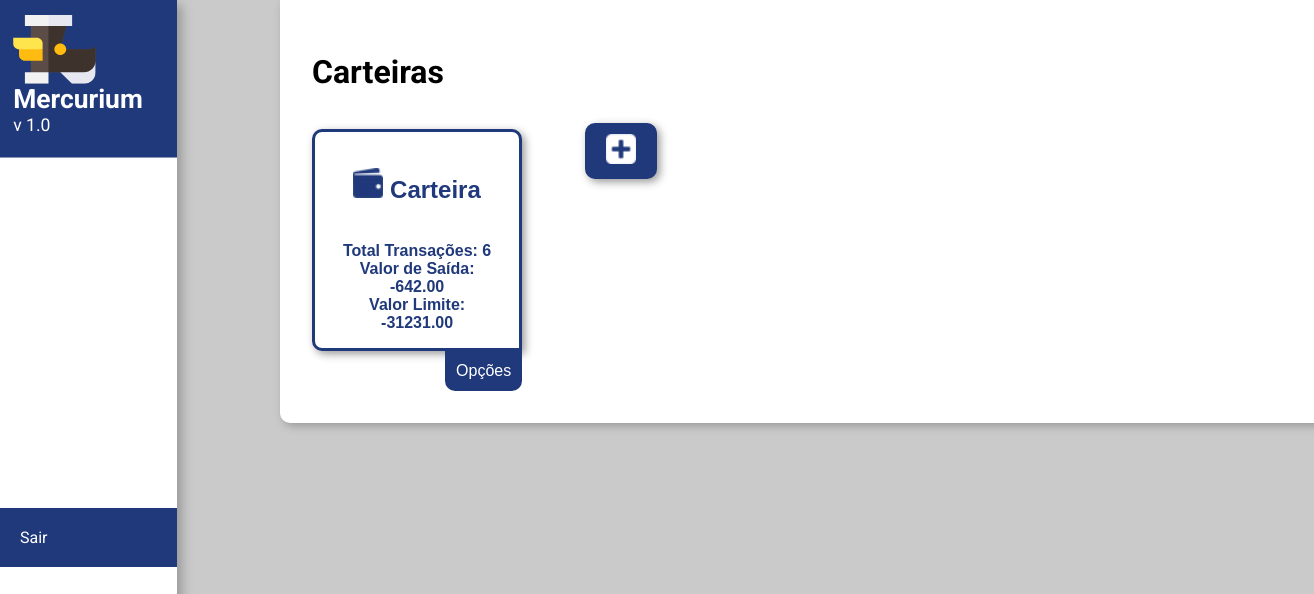
The app's page / (signed in) with its own data.
### app_mercurium/models.py (models this page shows, shortened)
class Wallet(models.Model):
    id = models.AutoField(primary_key=True)
    user = models.ForeignKey(get_user_model(), on_delete=models.CASCADE)
    name = models.CharField('Nome Carteira', max_length=100)
    limit = models.DecimalField('Limite', max_digits=8, decimal_places=2)
    def left_value(self):
        items_list = Item.objects.filter(wallet__pk=self.id, status=True, type_item='Despesa')
        total = 0
        for item in items_list:
            total += item.value
        return total
    def transactions(self):
        items_list = Item.objects.filter(wallet__pk=self.id)
        return len(items_list)

class Item(models.Model):
    id = models.AutoField(primary_key=True)
    wallet = models.ForeignKey(Wallet, on_delete=models.CASCADE)
    description = models.CharField('Descrição', max_length=100)
    value = models.DecimalField('Valor', max_digits=8, decimal_places=2)
    original_value = models.DecimalField('Valor original', max_digits=8, decimal_places=2, blank=True)
    CHOICE_TYPE = (
        ('Receita', 'Receita'),
        ('Despesa', 'Despesa')
    )
    type_item = models.CharField('Tipo', max_length=50, choices=CHOICE_TYPE)
    cat = models.ForeignKey(Category, on_delete=models.CASCADE, verbose_name="Categoria")
    date = models.DateField('Data')
    status_payment = models.BooleanField('Pago', default=True)
    date_payment = models.DateField('Data Vencimento', blank=True)
    fees = models.DecimalField('Juros', max_digits=5, decimal_places=1, blank=True)
    status = models.BooleanField(default=True)

### app_mercurium/views.py (the view)
# urls.py: path('', wallets),
@login_required
def wallets(request):
    wallets = Wallet.objects.filter(user=request.user)
    data = {'wallets' : wallets}
    if request.method == 'POST':
        form = WalletForm(request.POST)
        if form.is_valid():
            wallet = form.save(commit=False)
            wallet.user = request.user
            if wallet.limit > 0:
                wallet.limit = wallet.limit * (-1)
            wallet.save()
            message_sucess(request, 'save', wallet.name)
            return redirect('/')
    else:
        return render(request, 'wallets.html', data)

### app_mercurium/templates/wallets.html (shortened to what this page needs)
{% load static %}
<!DOCTYPE html>
<html lang="pt-br">
<head>
    <link rel="stylesheet" type="text/css" href="{% static 'css/style.css' %}">
    <link rel="stylesheet" type="text/css" href="{% static 'css/wallet_style.css' %}">
</head>
<body>
    <div class="sidebar">
        <a class="logo" href=""><img width="75" src="{% static 'img/svg/Logo_Mercurium.svg' %}">
            <div class="title">Mercurium</div>
            <div class="sub-title">v 1.0</div>
        </a>
        <br>
        <br>
            <a style="margin-top: 20rem" class="active" class="logout" href="/accounts/logout">Sair</a>
        <br>
        <br>
    </div>
    <div class="wallet-container">
        <h1 style="width: 100%">Carteiras</h1>
        {% for wallet in wallets %}
            <div class="wallet-box">
                <a href="wallet_transactions/{{wallet.id}}">
                    <button class="wallet-btn">
                        <h2><img class="wallet-icon" width="30" src="{% static 'img/png/wallet-24.png' %}"> {{wallet.name}}</h2>
                        <br>
                        Total Transações: {{wallet.transactions}}
                        <br>
                        Valor de Saída: {{wallet.left_value}}
                        <br>
                        Valor Limite: {{wallet.limit}}
                    </button>
                </a>
                <div class="dropdown">
                    <button class="dropbtn">Opções</button>
                </div>
            </div>
        {% endfor %}
        <div>
            <a href="#"><button class="add-wallet" onclick="modal_wallet()"><img width="30" src="{% static 'img/png/plus-signal.png' %}"></button></a>
        </div>
    </div>
</body>
</html>

### app_mercurium/static/css/style.css (style rules this page uses)
:root { --bm-color:#20397B; --bo-color: #00091F; --bg-color:#CACACA; --sw-color:#999999; --bg-red-btn:#A61022; --bg-red-btn-h:#CF0A2C; --bg-blue-btn:#20397B; --bg-blue-btn-h:#0057BE; --bo-gray-inp:#CCCCCC; --bg-alert-mes:#F3CDCF; --bo-red-mes:#FF0000; --co-red-mes: #bd0000; --bg-gre-mes:#C2DAC2; --bg-gre-box: #cce4cc; --bg-red-box: #e4cccc; }
body { margin: 0; padding: 0; height: 100vh; font-family: 'Roboto', sans-serif; background-color: var(--bg-color); }
.logo img { float: left; margin-right: 10px; }
.title { font-weight: bold; font-size: 1.5rem; }
.sidebar { margin: 0; padding: 0; width: 13.5%; background-color: white; position: fixed; height: 100%; overflow: auto; box-shadow: 5px 5px 10px var(--sw-color); }
.sidebar a:not(.active) { display: block; color: var(--bo-color); padding: 20px; text-decoration: none; }
.active { display: block; padding: 20px; text-decoration: none; background-color: var(--bm-color); color: white; }

### app_mercurium/static/css/wallet_style.css (style rules this page uses)
:root { --bm-color:#20397B; --bo-color: #00091F; --bg-color:#CACACA; --sw-color:#999999; --bg-red-btn:#A61022; --bg-red-btn-h:#CF0A2C; --bg-blue-btn:#20397B; --bg-blue-btn-h:#0057BE; --bo-gray-inp:#CCCCCC; --bg-alert-mes:#F3CDCF; --bo-red-mes:#FF0000; --co-red-mes: #bd0000; --bg-gre-mes:#C2DAC2; }
.wallet-container { background-color: white; padding: 2rem; width: 80%; border-radius: 0px 0px 10px 10px; box-shadow: 3px 3px 9px var(--sw-color); margin-left: 280px; display: flex; flex-wrap: wrap; align-items: left; justify-content: left; }
.wallet-box { width: 20%; margin-top: 1rem; margin-right: 5%; }
.wallet-btn { font-size: 1rem; font-weight: bold; padding: 1rem; min-width: 100%; border-radius: 10px 10px 0px 10px; color: var(--bm-color); background-color: white; border: none; cursor: pointer; line-height: 2 0px; border: 3px solid var(--bm-color); box-shadow: 3px 3px 9px var(--sw-color); }
.add-wallet { margin: 10px; font-size: 1rem; padding: 0.5rem; width: 100%; border-radius: 10px; color: white; background-color: var(--bm-color); border: none; cursor: pointer; line-height: 2 0px; border: 3px solid var(--bm-color); box-shadow: 3px 3px 9px var(--sw-color); }
.dropbtn { background-color: var(--bm-color); color: white; padding: 0.5rem; font-size: 16px; border: none; }
.dropdown { border: 3px solid var(--bm-color); border-radius: 0px 0px 10px 10px; position: relative; display: inline-block; float: right; }

### records on screen
Wallet: name "Carteira", transactions "6", left_value "-642.00", limit "-31231.00"
